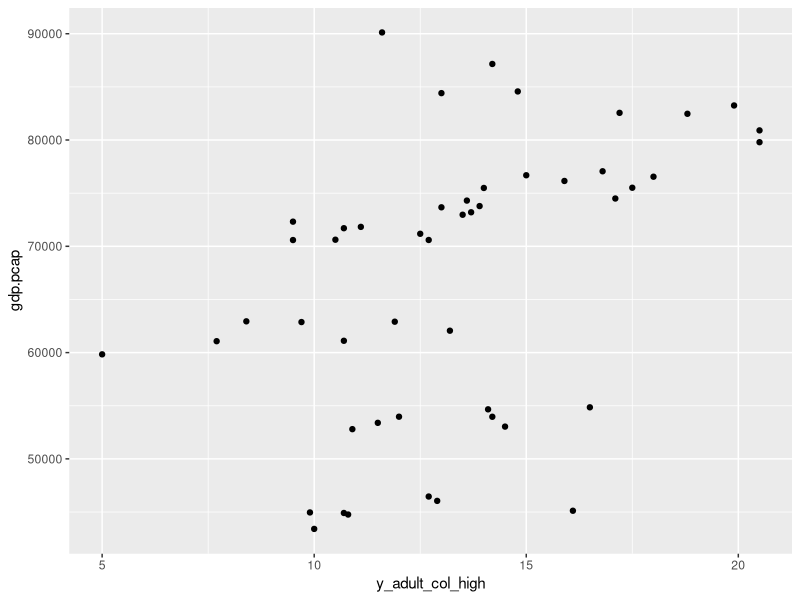
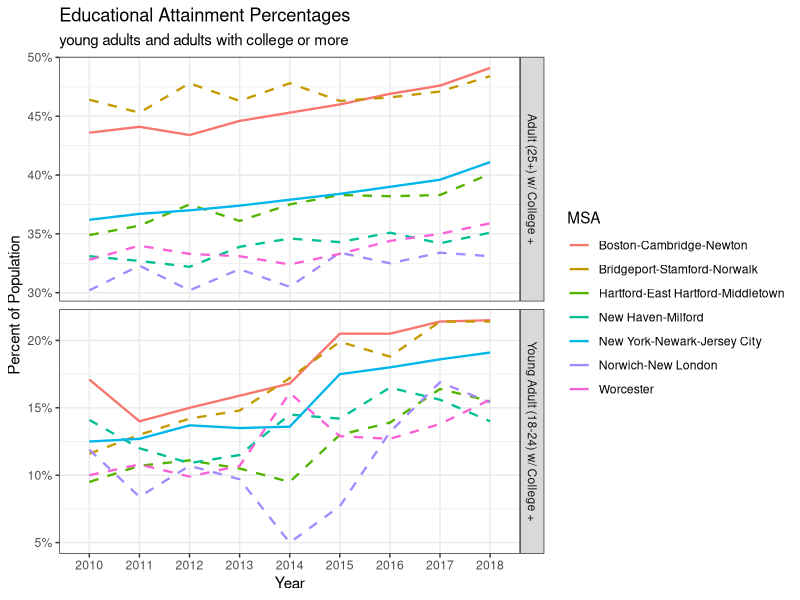

Write R code to recreate these figures, in order.
######
## 20 May 2020
## Amenity Analysis
######
setwd("~/Documents/GitHub/ct-data-praxis/R Files/Analysis")

library(dplyr)
library(readr)
library(ggplot2)
library(tidyr)

df <- read.csv("../../Data/joined_data.csv")
naics <- read.csv("../../Data/Census Data/Firm Entries and Exits/firm_estab_naics_wide.csv")
naics %>% 
  filter(variable == "ESTB") %>% 
  select(-X, -variable) -> NAICS

NAICS[,-unname(which(colSums(is.na(NAICS))>0))] -> NAICS

df %>% 
  left_join(NAICS, by = c("CBSA" = "MSA", "year")) %>% 
  na.omit() -> full_df

full_df %>% 
  ggplot(aes(x = y_adult_col_high, y = gdp.pcap))+
  geom_point()

##
my.lm<-lm(gdp.pcap~y_adult_col_high, data = full_df)
summary(my.lm)
my.lm<-lm(gdp.pcap~y_adult_col_high+adult_col_high+age_one+age_two+age_three, data = full_df)
summary(my.lm)



df %>% 
  mutate(area = ifelse(NAME %in% c("New York-Newark-Jersey City", "Boston-Cambridge-Newton"),
                       "Not CT", "CT")) %>% 
  select(NAME, area, year, y_adult_col_high, adult_col_high) %>% 
  gather("variable", "value", -NAME, -year, -area) %>% 
  mutate(value = value/100,
         variable = ifelse(variable == "adult_col_high", "Adult (25+) w/ College +", "Young Adult (18-24) w/ College +")) %>% 
  ggplot(aes(x = as.character(year), y = value, group = NAME)) +
  geom_line(aes(color = NAME, linetype = area), size = 0.8) +
  scale_linetype_manual(values = c("dashed", "solid")) +
  scale_y_continuous(labels = scales::percent) +
  guides(linetype = FALSE) +
  facet_grid(variable~., scales = "free") +
  theme_bw()+
  labs(x = "Year",
       y = "Percent of Population",
       color = "MSA",
       title = "Educational Attainment Percentages",
       subtitle = "young adults and adults with college or more")

df %>% 
  mutate(area = ifelse(NAME %in% c("New York-Newark-Jersey City", "Boston-Cambridge-Newton"),
                       "Not CT", "CT")) %>% 
  select(NAME, area, year, y_adult_col_high, adult_col_high) %>% 
  gather("variable", "value", -NAME, -year, -area) %>% 
  mutate(value = value/100,
         variable = ifelse(variable == "adult_col_high", "Adult (25+) w/ College +", "Young Adult (18-24) w/ College +")) %>% 
  group_by(NAME, variable) %>% 
  summarise(mean = mean(value))
